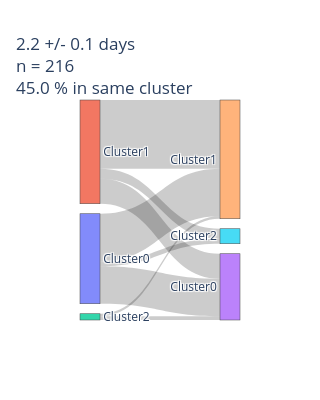

The notebook cell saved with this chart:
### Code cell
labels = ["Cluster0", "Cluster1", "Cluster2", "Cluster0", "Cluster1", "Cluster2"]
 
a=len(summary_df[(summary_df['first'] == '0') & (summary_df['last'] == '0')].index.tolist())
b=len(summary_df[(summary_df['first'] == '0') & (summary_df['last'] == '1')].index.tolist())
c=len(summary_df[(summary_df['first'] == '0') & (summary_df['last'] == '2')].index.tolist())
d=len(summary_df[(summary_df['first'] == '1') & (summary_df['last'] == '0')].index.tolist())
e=len(summary_df[(summary_df['first'] == '1') & (summary_df['last'] == '1')].index.tolist())
f=len(summary_df[(summary_df['first'] == '1') & (summary_df['last'] == '2')].index.tolist())
g=len(summary_df[(summary_df['first'] == '2') & (summary_df['last'] == '0')].index.tolist())
h=len(summary_df[(summary_df['first'] == '2') & (summary_df['last'] == '1')].index.tolist())
i=len(summary_df[(summary_df['first'] == '2') & (summary_df['last'] == '2')].index.tolist())
 
# Indexes in the labels list
source = [0, 0, 0, 1, 1, 1, 2, 2, 2]
target = [3, 4, 5, 3, 4, 5, 3, 4, 5]
value  = [a, b, c, d, e, f, g, h, i]
 
fig = go.Figure(data=[go.Sankey(
    node=dict(
        label=labels,
        pad=10,
        thickness=20
    ),
    link=dict(source=source, target=target, value=value)
)])
 
 
fig.update_layout(
    font_size=12,
    width=300,
    height=400,
    title= f"{np.round(np.mean(summary_df['days_between']),1)} +/- {np.round(np.std(summary_df['days_between']) / np.sqrt(len(summary_df['days_between'])), 1)} days<br>n = {len(summary_df)}<br>{np.round(same_cluster/len(summary_df)*100)} % in same cluster"
)
plt.tight_layout()
save_plotly(fig, "ClusterStability")
fig.show()

### Figure 1 — Plotly figure (JSON) as saved in the notebook; plotly's stock layout.template omitted (floating-point values rounded to 4 significant figures)
{"data": [{"link": {"source": [0, 0, 0, 1, 1, 1, 2, 2, 2], "target": [3, 4, 5, 3, 4, 5, 3, 4, 5], "value": [30, 38, 4, 20, 55, 8, 3, 2, 0]}, "node": {"label": ["Cluster0", "Cluster1", "Cluster2", "Cluster0", "Cluster1", "Cluster2"], "pad": 10, "thickness": 20}, "type": "sankey"}], "layout": {"font": {"size": 12}, "height": 400, "title": {"text": "2.2 +/- 0.1 days<br>n = 216<br>45.0 % in same cluster"}, "width": 300}}
